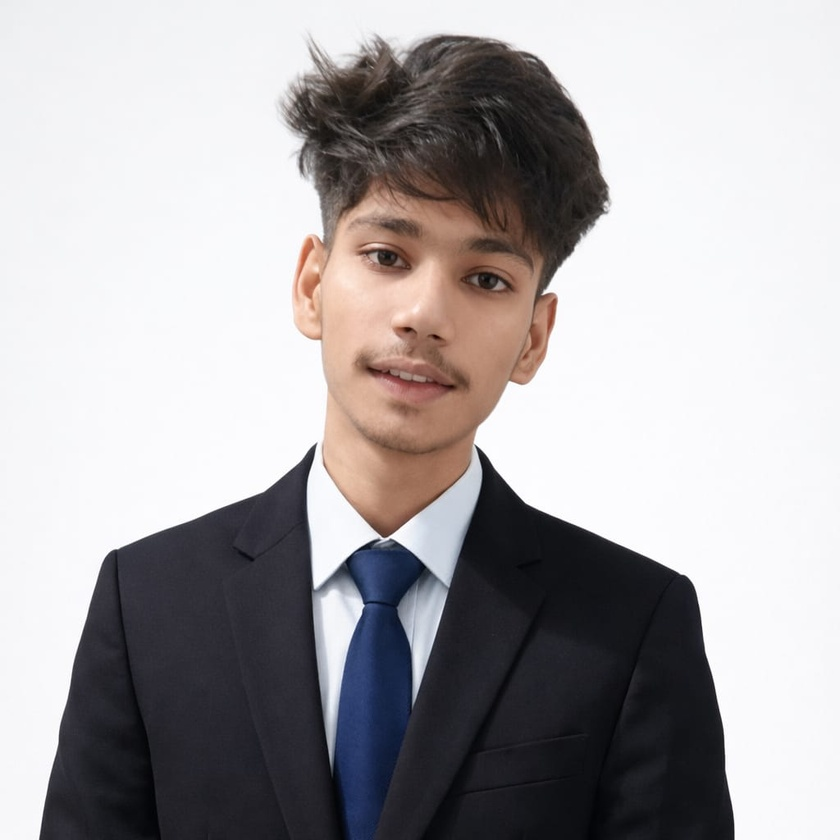
#> input picture ass-4/image.jpeg, 840 x 840 px, shrunk from 1024 x 1024 before the run
$ python mirror.py
#> lines starting #> are read from the running program, lines starting #| are printed output that depends on the picture
import cv2

img = cv2.imread("image.jpeg")
#> img is the input picture: shape (840, 840, 3); mean B, G, R 168.2, 166.4, 169.9
img2 = img.copy()

if img is None:
    print("Image not found")
else:
    cv2.imshow("Original", img)

    h, w, c = img.shape
#> h = 840; w = 840; c = 3

    for y in range(h):
        for x in range(w):
            img2[y][w - 1 - x] = img[y][x]
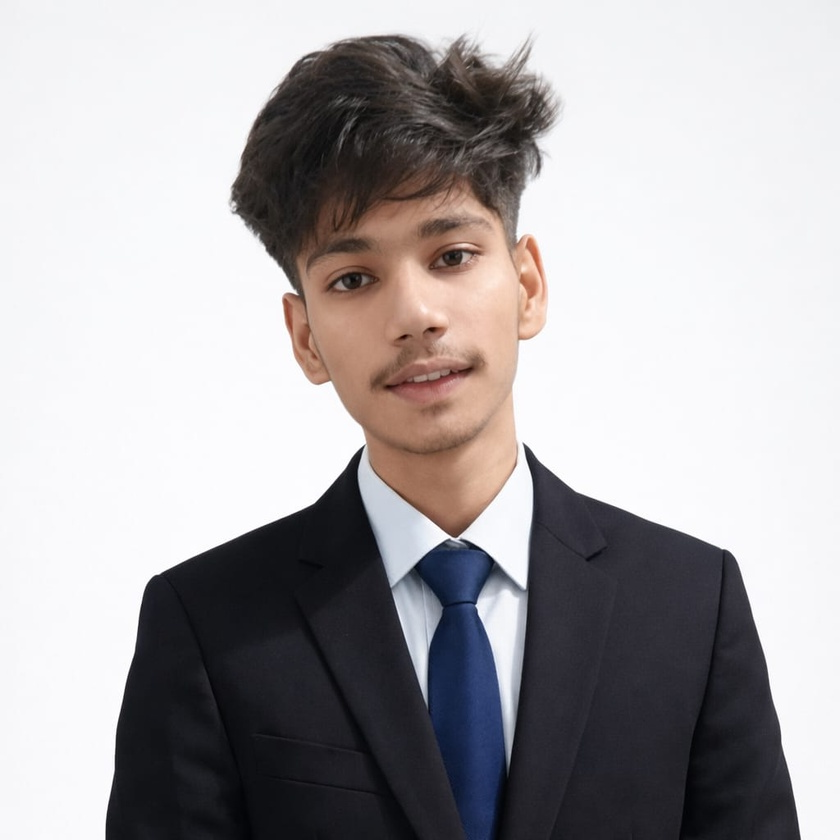
#> img2: shape (840, 840, 3); mean B, G, R 168.2, 166.4, 169.9

    cv2.imshow("Mirror Image (Horizontal)", img2)

    cv2.waitKey(0)
    cv2.destroyAllWindows()
